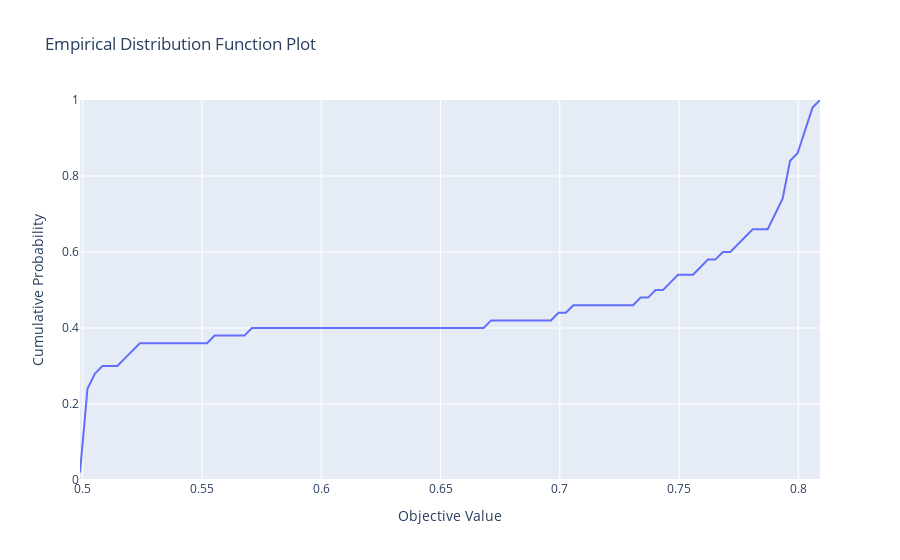

The code cell stored with this chart in its notebook:
### Code cell
# Plot 6: Empirical distribution of trial scores
plot_edf(study).show()
